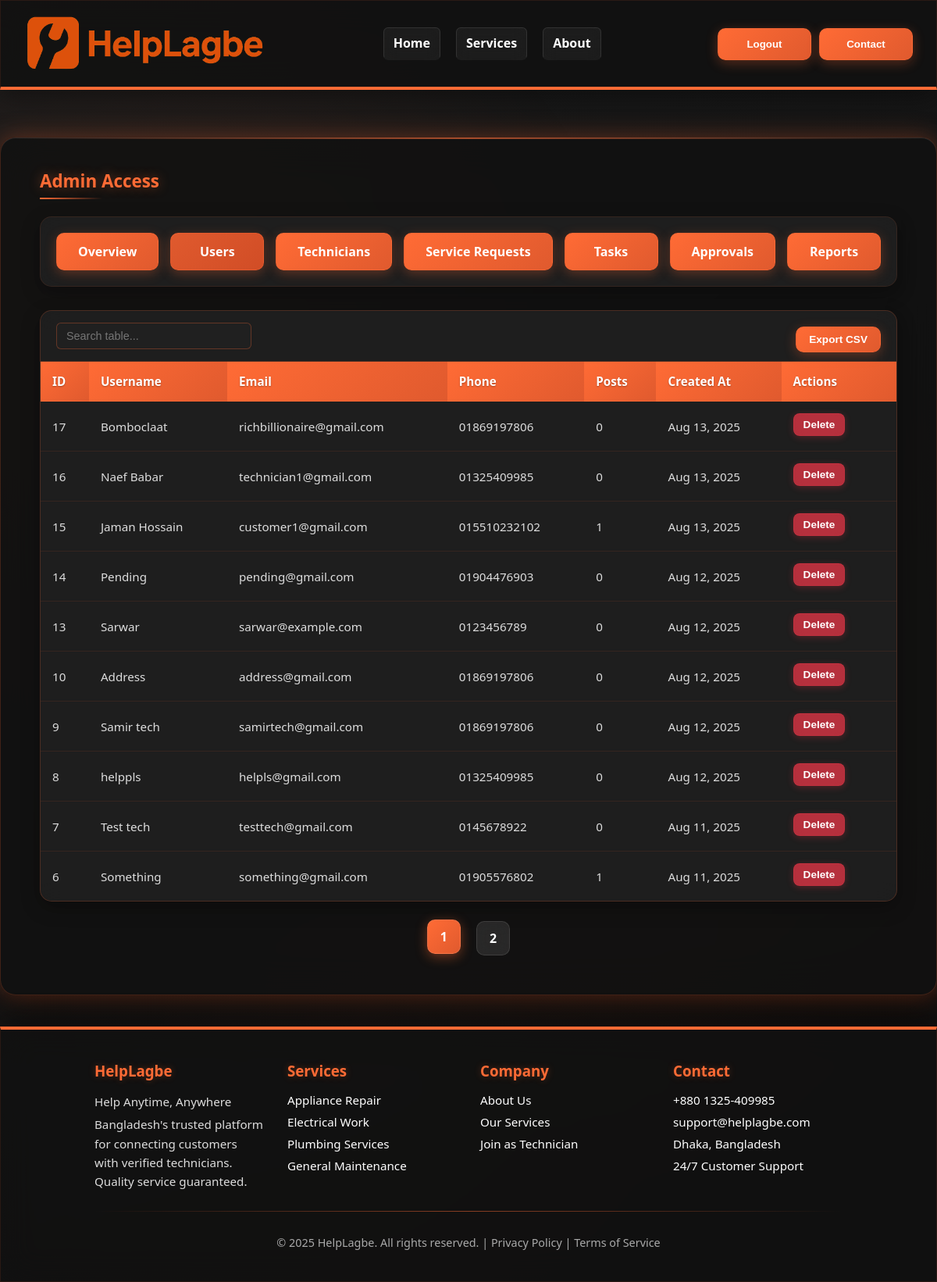
Page /admindash.php?tab=users on the earlier database version.
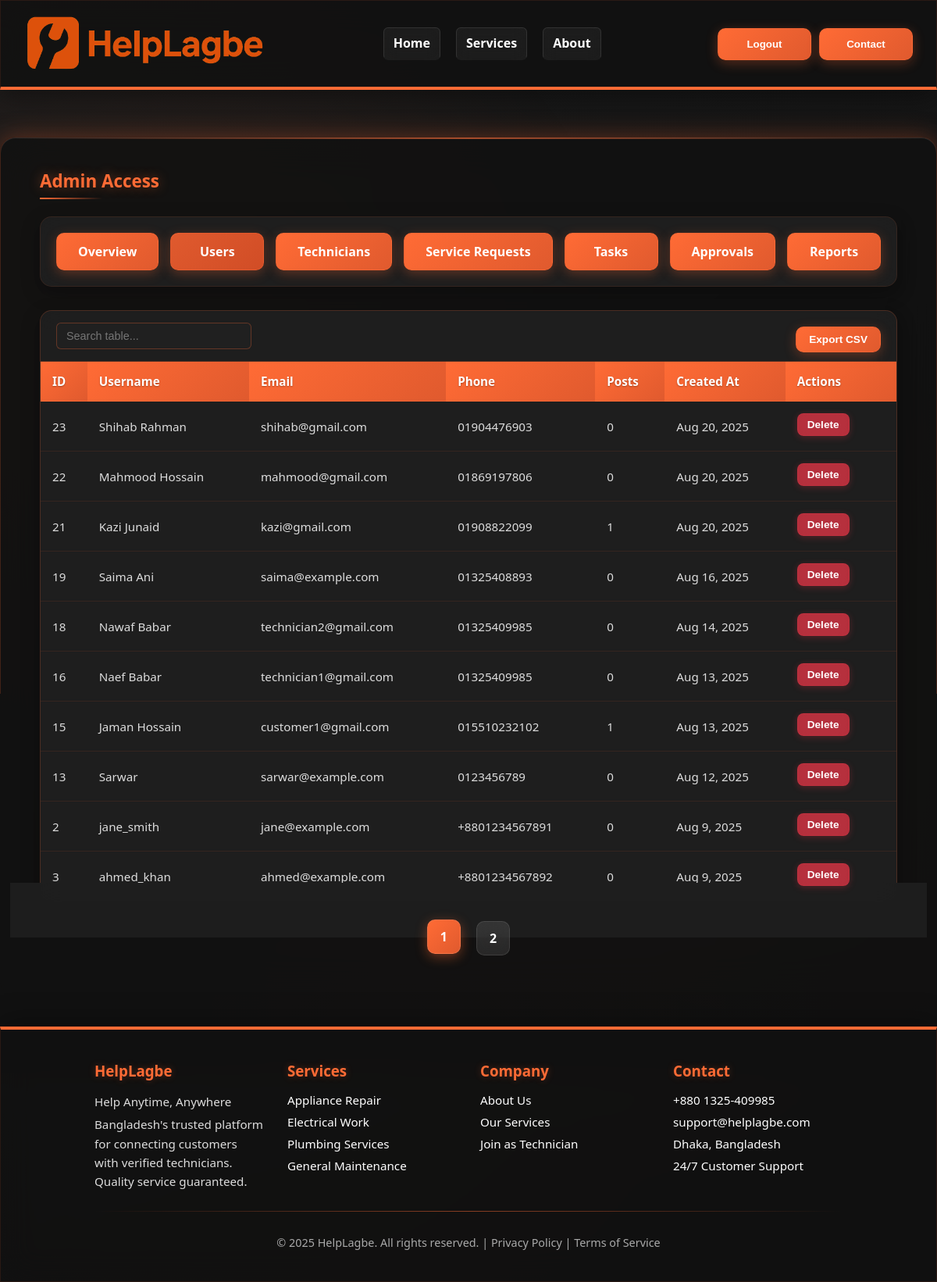
Same page on the later database version.
### tables this page shows
CREATE TABLE `users` (
  `user_id` int(11) NOT NULL,
  `username` varchar(255) NOT NULL,
  `email` varchar(255) NOT NULL,
  `phone_no` varchar(20) DEFAULT NULL,
  `password` varchar(255) NOT NULL,
  `address` text DEFAULT NULL,
  `Image` varchar(255) DEFAULT NULL,
  `admin_id` int(11) DEFAULT NULL,
  `created_at` timestamp NOT NULL DEFAULT current_timestamp(),
  `updated_at` timestamp NOT NULL DEFAULT current_timestamp() ON UPDATE current_timestamp()
);

### admindash.php (the view, shortened to what this page needs)
<?php
require 'db.php';
$perPage = 10;
$page = isset($_GET['page']) ? max(1, (int) $_GET['page']) : 1;
$offset = ($page - 1) * $perPage;
$allowed_tabs = ['overview', 'users', 'technicians', 'requests', 'tasks', 'approvals', 'reports'];
$tab = isset($_GET['tab']) && in_array($_GET['tab'], $allowed_tabs) ? $_GET['tab'] : 'overview';
function getCount($conn, $sql)
{
  $res = $conn->query($sql);
  if ($res && $row = $res->fetch_assoc()) {
    return (int) $row['count'];
  }
  return 0;
}
function getTotalPages($conn, $countSql, $perPage)
{
  $totalItems = getCount($conn, $countSql);
  return ceil($totalItems / $perPage);
}
?>
<!DOCTYPE html>
<html lang="en">
<head>
</head>
<body>
  <header>
    <div class="logo">
      <img src="logo.png" alt="HelpLagbe Logo" />
    </div>
    <nav>
      <a href="homepage.html">Home</a>
      <a href="#services">Services</a>
      <a href="#about">About</a>
    </nav>
    <div style="display:flex; gap:10px;">
      <button class="btn" onclick="location.href='login.html'">Logout</button>
      <button class="btn"
        onclick="document.getElementById('contact').scrollIntoView({behavior:'smooth'})">Contact</button>
    </div>
  </header>
  <div class="container">
    <div class="admin-access">Admin Access</div>
    <div class="buttons-box">
      <a href="?tab=overview" class="btn"
        style="background: <?= $tab === 'overview' ? 'linear-gradient(135deg, #e05a2e, #d14d26)' : 'linear-gradient(135deg, #ff6b35, #e05a2e)' ?>;">Overview</a>
      <a href="?tab=users" class="btn"
        style="background: <?= $tab === 'users' ? 'linear-gradient(135deg, #e05a2e, #d14d26)' : 'linear-gradient(135deg, #ff6b35, #e05a2e)' ?>;">Users</a>
      <a href="?tab=technicians" class="btn"
        style="background: <?= $tab === 'technicians' ? 'linear-gradient(135deg, #e05a2e, #d14d26)' : 'linear-gradient(135deg, #ff6b35, #e05a2e)' ?>;">Technicians</a>
      <a href="?tab=requests" class="btn"
        style="background: <?= $tab === 'requests' ? 'linear-gradient(135deg, #e05a2e, #d14d26)' : 'linear-gradient(135deg, #ff6b35, #e05a2e)' ?>;">Service
        Requests</a>
      <a href="?tab=tasks" class="btn"
        style="background: <?= $tab === 'tasks' ? 'linear-gradient(135deg, #e05a2e, #d14d26)' : 'linear-gradient(135deg, #ff6b35, #e05a2e)' ?>;">Tasks</a>
      <a href="?tab=approvals" class="btn"
        style="background: <?= $tab === 'approvals' ? 'linear-gradient(135deg, #e05a2e, #d14d26)' : 'linear-gradient(135deg, #ff6b35, #e05a2e)' ?>;">Approvals</a>
      <a href="?tab=reports" class="btn"
        style="background: <?= $tab === 'reports' ? 'linear-gradient(135deg, #e05a2e, #d14d26)' : 'linear-gradient(135deg, #ff6b35, #e05a2e)' ?>;">Reports</a>
    </div>
    <?php if ($tab === 'overview'):
      $totalUsers = getCount($conn, "SELECT COUNT(*) AS count FROM users");
      $totalTechnicians = getCount($conn, "SELECT COUNT(*) AS count FROM technician");
      $pendingTechnicians = getCount($conn, "SELECT COUNT(*) AS count FROM technician WHERE status = 'pending'");
      $approvedTechnicians = getCount($conn, "SELECT COUNT(*) AS count FROM technician WHERE status = 'approved'");
      $totalTasks = getCount($conn, "SELECT COUNT(*) AS count FROM tasks");
      $completedTasks = getCount($conn, "SELECT COUNT(*) AS count FROM tasks WHERE task_status = 'completed'");
      $totalRequests = getCount($conn, "SELECT COUNT(*) AS count FROM posts");
      $totalPayments = getCount($conn, "SELECT COUNT(*) AS count FROM payment");
      ?>
      <div class="stats-grid">
        <div class="stat-card">
          <h3>Total Users</h3>
          <p><?= $totalUsers ?></p>
        </div>
        <div class="stat-card">
          <h3>Total Technicians</h3>
          <p><?= $totalTechnicians ?></p>
        </div>
        <div class="stat-card">
          <h3>Pending Approvals</h3>
          <p><?= $pendingTechnicians ?></p>
        </div>
        <div class="stat-card">
          <h3>Approved Technicians</h3>
          <p><?= $approvedTechnicians ?></p>
        </div>
        <div class="stat-card">
          <h3>Total Tasks</h3>
          <p><?= $totalTasks ?></p>
        </div>
        <div class="stat-card">
          <h3>Completed Tasks</h3>
          <p><?= $completedTasks ?></p>
        </div>
        <div class="stat-card">
          <h3>Total Requests</h3>
          <p><?= $totalRequests ?></p>
        </div>
        <div class="stat-card">
          <h3>Total Payments</h3>
          <p><?= $totalPayments ?></p>
        </div>
      </div>
      <div class="table-container">
        <h3 style="padding: 20px; margin: 0; color: #ff6b35; border-bottom: 1px solid rgba(255, 107, 53, 0.2);">Recent
          Activity</h3>
        <table>
          <thead>
            <tr>
              <th>Type</th>
              <th>Details</th>
              <th>Date</th>
              <th>Status</th>
            </tr>
          </thead>
          <tbody>
            <?php
            $recent_query = "
              (SELECT 'New User' as type, CONCAT('User: ', username) as details, created_at as date, 'active' as status FROM users ORDER BY created_at DESC LIMIT 3)
              UNION ALL
              (SELECT 'New Technician' as type, CONCAT('Technician: ', Full_Name) as details, created_at as date, status FROM technician ORDER BY created_at DESC LIMIT 3)
              UNION ALL
              (SELECT 'New Task' as type, CONCAT('Task ID: ', task_id) as details, created_at as date, task_status as status FROM tasks ORDER BY created_at DESC LIMIT 3)
              ORDER BY date DESC LIMIT 10
            ";
            $recent_result = $conn->query($recent_query);
            while ($row = $recent_result->fetch_assoc()): ?>
              <tr>
                <td><?= htmlspecialchars($row['type']) ?></td>
                <td><?= htmlspecialchars($row['details']) ?></td>
                <td><?= date('M j, Y H:i', strtotime($row['date'])) ?></td>
                <td><span class="status-badge status-<?= $row['status'] ?>"><?= ucfirst($row['status']) ?></span></td>
              </tr>
            <?php endwhile; ?>
          </tbody>
        </table>
      </div>
    <?php elseif ($tab === 'users'):
      $totalPages = getTotalPages($conn, "SELECT COUNT(*) AS count FROM users", $perPage);
      $result = $conn->query("SELECT u.user_id, u.username, u.email, u.phone_no, u.created_at,
                              COUNT(p.post_id) as post_count
                              FROM users u
                              LEFT JOIN posts p ON u.user_id = p.user_id
                              GROUP BY u.user_id
                              ORDER BY u.created_at DESC
                              LIMIT $perPage OFFSET $offset");
      ?>
      <div class="table-container">
        <table>
          <thead>
            <tr>
              <th>ID</th>
              <th>Username</th>
              <th>Email</th>
              <th>Phone</th>
              <th>Posts</th>
              <th>Created At</th>
              <th>Actions</th>
            </tr>
          </thead>
          <tbody>
            <?php while ($row = $result->fetch_assoc()): ?>
              <tr>
                <td><?= $row['user_id'] ?></td>
                <td><?= htmlspecialchars($row['username']) ?></td>
                <td><?= htmlspecialchars($row['email']) ?></td>
                <td><?= htmlspecialchars($row['phone_no']) ?></td>
                <td><?= $row['post_count'] ?></td>
                <td><?= date('M j, Y', strtotime($row['created_at'])) ?></td>
                <td>
                  <form method="POST" class="inline-form">
                    <button type="submit" class="action-btn delete-btn"
                      onclick="return confirm('Are you sure you want to delete this user? This action cannot be undone.');">Delete</button>
                  </form>
                </td>
              </tr>
            <?php endwhile; ?>
          </tbody>
        </table>
      </div>
      <div class="pagination">
        <?php for ($i = 1; $i <= $totalPages; $i++): ?>
          <a href="?tab=users&page=<?= $i ?>" class="<?= $i == $page ? 'active' : '' ?>"><?= $i ?></a>
        <?php endfor; ?>
      </div>
    <?php endif; ?>
  </div>
  <footer id="contact">
    <div class="footer-top">
      <div>
        <h3>HelpLagbe</h3>
        <p>Help Anytime, Anywhere</p>
        <p>Bangladesh's trusted platform for connecting customers with verified technicians. Quality service guaranteed.
        </p>
      </div>
      <div>
        <h3>Services</h3>
        <ul>
          <li>Appliance Repair</li>
          <li>Electrical Work</li>
          <li>Plumbing Services</li>
          <li>General Maintenance</li>
        </ul>
      </div>
      <div>
        <h3>Company</h3>
        <ul>
          <li><a href="#">About Us</a></li>
          <li><a href="#">Our Services</a></li>
          <li><a href="#">Join as Technician</a></li>
        </ul>
      </div>
      <div>
        <h3>Contact</h3>
        <ul>
          <li>+880 1325-409985</li>
          <li>support@helplagbe.com</li>
          <li>Dhaka, Bangladesh</li>
          <li>24/7 Customer Support</li>
        </ul>
      </div>
    </div>
    <hr />
    <div class="footer-bottom">
      © <?php echo date('Y'); ?> HelpLagbe. All rights reserved. |
      <a href="#">Privacy Policy</a> |
      <a href="#">Terms of Service</a>
    </div>
  </footer>
</body>
</html>

Differences in the rows shown:
removed users: user_id "17", username "Bomboclaat", email "richbillionaire@gmail.com", phone_no "01869197806", post_count "0", created_at "Aug 13, 2025"
removed users: user_id "14", username "Pending", email "pending@gmail.com", phone_no "01904476903", post_count "0", created_at "Aug 12, 2025"
removed users: user_id "10", username "Address", email "address@gmail.com", phone_no "01869197806", post_count "0", created_at "Aug 12, 2025"
removed users: user_id "9", username "Samir tech", email "samirtech@gmail.com", phone_no "01869197806", post_count "0", created_at "Aug 12, 2025"
removed users: user_id "8", username "helppls", email "helpls@gmail.com", phone_no "01325409985", post_count "0", created_at "Aug 12, 2025"
removed users: user_id "7", username "Test tech", email "testtech@gmail.com", phone_no "0145678922", post_count "0", created_at "Aug 11, 2025"
removed users: user_id "6", username "Something", email "something@gmail.com", phone_no "01905576802", post_count "1", created_at "Aug 11, 2025"
added users: user_id "23", username "Shihab Rahman", email "shihab@gmail.com", phone_no "01904476903", post_count "0", created_at "Aug 20, 2025"
added users: user_id "22", username "Mahmood Hossain", email "mahmood@gmail.com", phone_no "01869197806", post_count "0", created_at "Aug 20, 2025"
added users: user_id "21", username "Kazi Junaid", email "kazi@gmail.com", phone_no "01908822099", post_count "1", created_at "Aug 20, 2025"
added users: user_id "19", username "Saima Ani", email "saima@example.com", phone_no "01325408893", post_count "0", created_at "Aug 16, 2025"
added users: user_id "18", username "Nawaf Babar", email "technician2@gmail.com", phone_no "01325409985", post_count "0", created_at "Aug 14, 2025"
now on this page (row unchanged): users: user_id "2", username "jane_smith", email "jane@example.com", phone_no "+8801234567891", post_count "0", created_at "Aug 9, 2025"
now on this page (row unchanged): users: user_id "3", username "ahmed_khan", email "ahmed@example.com", phone_no "+8801234567892", post_count "0", created_at "Aug 9, 2025"
